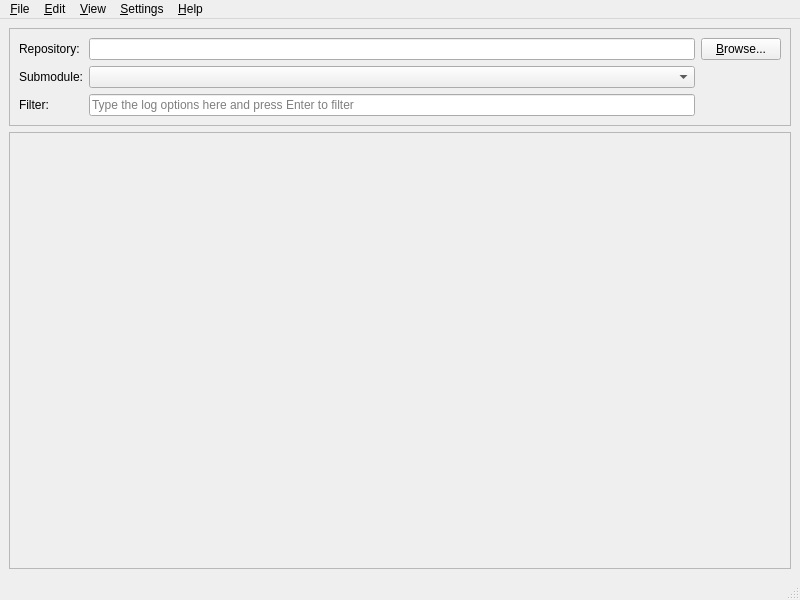
<?xml version="1.0" encoding="UTF-8"?>
<ui version="4.0">
 <class>MainWindow</class>
 <widget class="QMainWindow" name="MainWindow">
  <property name="geometry">
   <rect>
    <x>0</x>
    <y>0</y>
    <width>800</width>
    <height>600</height>
   </rect>
  </property>
  <property name="windowTitle">
   <string>gitc</string>
  </property>
  <widget class="QWidget" name="centralwidget">
   <layout class="QVBoxLayout" name="verticalLayout">
    <item>
     <widget class="QFrame" name="gridFrame">
      <property name="sizePolicy">
       <sizepolicy hsizetype="Preferred" vsizetype="Fixed">
        <horstretch>0</horstretch>
        <verstretch>0</verstretch>
       </sizepolicy>
      </property>
      <property name="frameShape">
       <enum>QFrame::StyledPanel</enum>
      </property>
      <layout class="QGridLayout" name="gridLayout_2">
       <property name="sizeConstraint">
        <enum>QLayout::SetDefaultConstraint</enum>
       </property>
       <item row="0" column="2">
        <widget class="QLineEdit" name="leRepo"/>
       </item>
       <item row="2" column="2">
        <widget class="QLineEdit" name="leOpts">
         <property name="toolTip">
          <string>See the GIT-LOG options for more information.</string>
         </property>
         <property name="placeholderText">
          <string>Type the log options here and press Enter to filter</string>
         </property>
        </widget>
       </item>
       <item row="2" column="0">
        <widget class="QLabel" name="label_2">
         <property name="text">
          <string>Filter:</string>
         </property>
        </widget>
       </item>
       <item row="0" column="3">
        <widget class="QPushButton" name="btnRepoBrowse">
         <property name="text">
          <string>&amp;Browse...</string>
         </property>
        </widget>
       </item>
       <item row="0" column="0">
        <widget class="QLabel" name="label">
         <property name="text">
          <string>Repository:</string>
         </property>
        </widget>
       </item>
       <item row="1" column="0">
        <widget class="QLabel" name="lbSubmodule">
         <property name="text">
          <string>Submodule:</string>
         </property>
        </widget>
       </item>
       <item row="1" column="2">
        <widget class="QComboBox" name="cbSubmodule"/>
       </item>
      </layout>
     </widget>
    </item>
    <item>
     <widget class="QSplitter" name="splitter">
      <property name="frameShape">
       <enum>QFrame::StyledPanel</enum>
      </property>
      <property name="frameShadow">
       <enum>QFrame::Plain</enum>
      </property>
      <property name="orientation">
       <enum>Qt::Horizontal</enum>
      </property>
      <widget class="GitView" name="gitViewA" native="true"/>
     </widget>
    </item>
   </layout>
  </widget>
  <widget class="QMenuBar" name="menubar">
   <property name="geometry">
    <rect>
     <x>0</x>
     <y>0</y>
     <width>800</width>
     <height>21</height>
    </rect>
   </property>
   <widget class="QMenu" name="menuFile">
    <property name="title">
     <string>&amp;File</string>
    </property>
    <addaction name="acQuit"/>
   </widget>
   <widget class="QMenu" name="menu_Help">
    <property name="title">
     <string>&amp;Help</string>
    </property>
    <addaction name="acAbout"/>
    <addaction name="acAboutQt"/>
   </widget>
   <widget class="QMenu" name="menu_Settings">
    <property name="title">
     <string>&amp;Settings</string>
    </property>
    <addaction name="acPreferences"/>
   </widget>
   <widget class="QMenu" name="menu_View">
    <property name="title">
     <string>&amp;View</string>
    </property>
    <widget class="QMenu" name="menuIgnoreWhitespace">
     <property name="title">
      <string>&amp;Ignore whitespace</string>
     </property>
     <addaction name="acIgnoreNone"/>
     <addaction name="acIgnoreEOL"/>
     <addaction name="acIgnoreAll"/>
    </widget>
    <addaction name="acVisualizeWhitespace"/>
    <addaction name="menuIgnoreWhitespace"/>
    <addaction name="separator"/>
    <addaction name="acCompare"/>
   </widget>
   <widget class="QMenu" name="menu_Edit">
    <property name="title">
     <string>&amp;Edit</string>
    </property>
    <addaction name="acCopy"/>
    <addaction name="acSelectAll"/>
    <addaction name="separator"/>
    <addaction name="acFind"/>
   </widget>
   <addaction name="menuFile"/>
   <addaction name="menu_Edit"/>
   <addaction name="menu_View"/>
   <addaction name="menu_Settings"/>
   <addaction name="menu_Help"/>
  </widget>
  <widget class="QStatusBar" name="statusbar"/>
  <action name="acQuit">
   <property name="icon">
    <iconset theme="application-exit">
     <normaloff>.</normaloff>.</iconset>
   </property>
   <property name="text">
    <string>&amp;Quit</string>
   </property>
   <property name="shortcut">
    <string>Ctrl+Q</string>
   </property>
  </action>
  <action name="acAbout">
   <property name="icon">
    <iconset theme="help-about">
     <normaloff>.</normaloff>.</iconset>
   </property>
   <property name="text">
    <string>&amp;About gitc</string>
   </property>
  </action>
  <action name="acPreferences">
   <property name="icon">
    <iconset theme="preferences-system">
     <normaloff>.</normaloff>.</iconset>
   </property>
   <property name="text">
    <string>&amp;Preferences...</string>
   </property>
  </action>
  <action name="actionIgnore_whitespace_changes">
   <property name="text">
    <string>Ignore whitespace changes</string>
   </property>
  </action>
  <action name="acVisualizeWhitespace">
   <property name="checkable">
    <bool>true</bool>
   </property>
   <property name="text">
    <string>&amp;Visualize whitespace</string>
   </property>
  </action>
  <action name="acIgnoreEOL">
   <property name="checkable">
    <bool>true</bool>
   </property>
   <property name="text">
    <string>At &amp;end of line</string>
   </property>
  </action>
  <action name="acIgnoreAll">
   <property name="checkable">
    <bool>true</bool>
   </property>
   <property name="text">
    <string>&amp;All</string>
   </property>
  </action>
  <action name="acIgnoreNone">
   <property name="checkable">
    <bool>true</bool>
   </property>
   <property name="text">
    <string>&amp;None</string>
   </property>
  </action>
  <action name="acCopy">
   <property name="icon">
    <iconset theme="edit-copy">
     <normaloff>.</normaloff>.</iconset>
   </property>
   <property name="text">
    <string>&amp;Copy</string>
   </property>
   <property name="shortcut">
    <string>Ctrl+C</string>
   </property>
  </action>
  <action name="acSelectAll">
   <property name="icon">
    <iconset theme="edit-select-all">
     <normaloff>.</normaloff>.</iconset>
   </property>
   <property name="text">
    <string>Select &amp;All</string>
   </property>
   <property name="shortcut">
    <string>Ctrl+A</string>
   </property>
  </action>
  <action name="acFind">
   <property name="icon">
    <iconset theme="edit-find">
     <normaloff>.</normaloff>.</iconset>
   </property>
   <property name="text">
    <string>&amp;Find</string>
   </property>
   <property name="shortcut">
    <string>Ctrl+F</string>
   </property>
  </action>
  <action name="acCompare">
   <property name="checkable">
    <bool>true</bool>
   </property>
   <property name="text">
    <string>&amp;Compare Mode</string>
   </property>
  </action>
  <action name="acShowGraph">
   <property name="checkable">
    <bool>true</bool>
   </property>
   <property name="checked">
    <bool>true</bool>
   </property>
   <property name="text">
    <string>Show &amp;graph</string>
   </property>
  </action>
  <action name="acAboutQt">
   <property name="text">
    <string>About &amp;Qt</string>
   </property>
  </action>
 </widget>
 <customwidgets>
  <customwidget>
   <class>GitView</class>
   <extends>QWidget</extends>
   <header>gitview.h</header>
   <container>1</container>
  </customwidget>
 </customwidgets>
 <tabstops>
  <tabstop>leRepo</tabstop>
  <tabstop>btnRepoBrowse</tabstop>
  <tabstop>leOpts</tabstop>
 </tabstops>
 <resources/>
 <connections/>
</ui>
